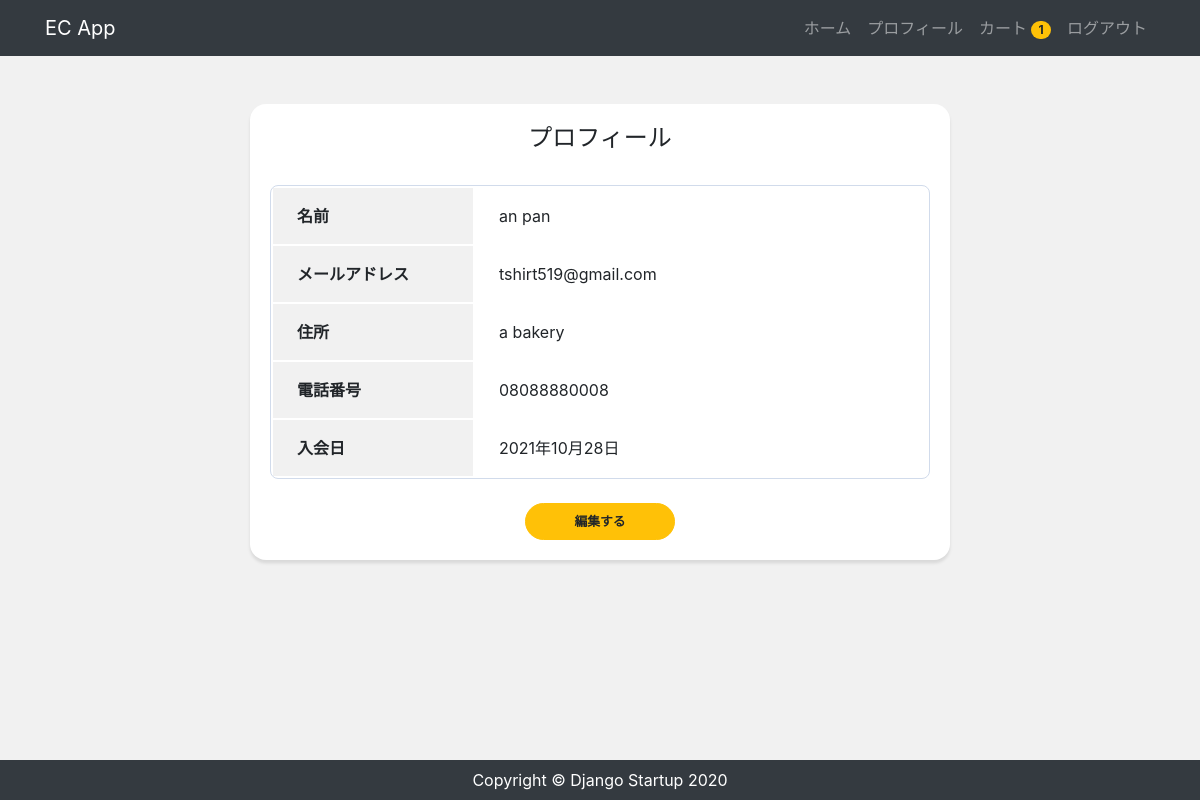
Page /accounts/profile/ (signed in) on the committed database.
### accounts/models.py (models this page shows, shortened)
class CustomUser(AbstractBaseUser, PermissionsMixin):
    email = models.EmailField('メールアドレス', unique=True)
    first_name = models.CharField('姓', max_length=30, blank=True)
    last_name = models.CharField('名', max_length=30, blank=True)
    address = models.CharField('住所', max_length=30, blank=True)
    tel = models.CharField('電話番号', max_length=30, blank=True)
    created = models.DateField('入会日', default=timezone.now)
    is_staff = models.BooleanField(
        ('staff status'),
        default=False,
        help_text=('Designates whether the user can log into this admin site.'),
    )
    is_active = models.BooleanField(
        ('active'),
        default=True,
        help_text=(
            'Designates whether this user should be treated as active. '
            'Unselect this instead of deleting accounts.'
        ),
    )
    objects = UserManager()
    EMAIL_FIELD = 'email'
    USERNAME_FIELD = 'email'
    REQUIRED_FIELDS = []
    class Meta:
        verbose_name = ('user')
        verbose_name_plural = ('users')

### app/models.py (models this page shows, shortened)
class Order(models.Model):
  user = models.ForeignKey(settings.AUTH_USER_MODEL, on_delete=models.CASCADE)
  items = models.ManyToManyField(OrderItem)
  start_date = models.DateTimeField(auto_now_add=True)
  ordered_date = models.DateTimeField()
  ordered = models.BooleanField(default=False)

### accounts/views.py (the view)
# urls.py: path('profile/', views.ProfileView.as_view(), name='profile'),
class ProfileView(LoginRequiredMixin, View):
  def get(self, request, *args, **kwargs):
    user_data = CustomUser.objects.get(id=request.user.id)
    return render(request, 'accounts/profile.html', {
      'user_data': user_data,
    })

### app/templatetags/cart_tags.py (called while the page is built)
@register.filter
def itemCount(user):
  if user.is_authenticated:
    order = Order.objects.filter(user=user, ordered=False)
    if order.exists():
      return order[0].items.count()
  return 0

### accounts/templates/accounts/profile.html
{% extends 'app/base.html' %}
{% block content %}
<div class="card card-profile my-5 mx-auto">
  <div class="card-body">
    <h5 class="card-title text-center">プロフィール</h5>
    <table class="profile_table mb-4">
      <tbody>
        <tr>
          <th class="header">名前</th>
          <td class="data">{{ user_data.first_name }} {{ user_data.last_name }}</td>
        </tr>
        <tr>
          <th class="header">メールアドレス</th>
          <td class="data">{{ user_data.email }}</td>
        </tr>
        <tr>
          <th class="header">住所</th>
          <td class="data">{{ user_data.address }}</td>
        </tr>
        <tr>
          <th class="header">電話番号</th>
          <td class="data">{{ user_data.tel }}</td>
        </tr>
        <tr>
          <th class="header">入会日</th>
          <td class="data">{{ user_data.created }}</td>
        </tr>
      </tbody>
    </table>
    <div class="button mx-auto">
      <a href="{% url 'profile_edit' %}" class="btn btn-lg btn-warning btn-block">編集する</a>
    </div>
  </div>
</div>
{% endblock %}

### app/templates/app/base.html (shortened to what this page needs)
{% load cart_tags %}
{% load static %}
<!DOCTYPE html>
<html lang="ja">
  <head>
    <link
      rel="stylesheet"
      href="https://stackpath.bootstrapcdn.com/bootstrap/4.4.1/css/bootstrap.min.css"
    />
    <link rel="stylesheet" href="{% static 'css/style.css' %}" />
  </head>
  <body>
    <nav class="navbar navbar-expand-lg navbar-dark bg-dark">
      <div class="container">
        <a class="navbar-brand" href="/">EC App</a>
        <ul class="navbar-nav ml-auto">
          <li class="nav-item">
            <a class="nav-link" href="/">ホーム</a>
          </li>
        {% if user.is_authenticated %}
          <li class="nav-item">
            <a class="nav-link" href="{% url 'profile' %}">プロフィール</a>
          </li>
          <li class="nav-item">
            <a href="{% url 'order' %}" class="nav-link">
              カート
              <span class="badge badge-pill badge-warning">
                {{ request.user|itemCount }}
              </span>
            </a>
          </li>
          <li class="nav-item">
            <a class="nav-link" href="{% url 'account_logout' %}">ログアウト</a>
          </li>
        {% endif %}
        </ul>
      </div>
    </nav>
    <main>
      <div class="container">{% block content %} {% endblock %}</div>
    </main>
    <footer class="py-2 bg-dark">
      <p class="m-0 text-center text-white">
        Copyright &copy; Django Startup 2020
      </p>
    </footer>
  </body>
</html>

### app/static/css/style.css (style rules this page uses)
* { margin: 0; padding: 0; box-sizing: border-box; }
body { background: #f1f1f1; display: flex; flex-flow: column; min-height: 100vh; }
main { flex: 1; }
.card-profile { width: 700px; border: 0; border-radius: 1rem; box-shadow: 0 0.2rem 0.2rem 0 rgba(0, 0, 0, 0.1); }
.button { width: 150px; }
.btn { font-size: 80%; border-radius: 5rem; font-weight: bold; }
.profile_table { width: 100%; border: 1px solid #d1dbeb; border-radius: 8px; border-collapse: separate; overflow: hidden; }
.profile_table .header { width: 200px; padding: 16px 24px; text-align: left; background-color: #f1f1f1; }
.profile_table .data { padding: 16px 24px; }
.card-title { margin-bottom: 2rem; font-size: 1.5rem; }

### rows in the picture
CustomUser: user|itemCount "1", first_name "an", last_name "pan", email "tshirt519@gmail.com", address "a bakery", tel "08088880008", created "2021年10月28日"
